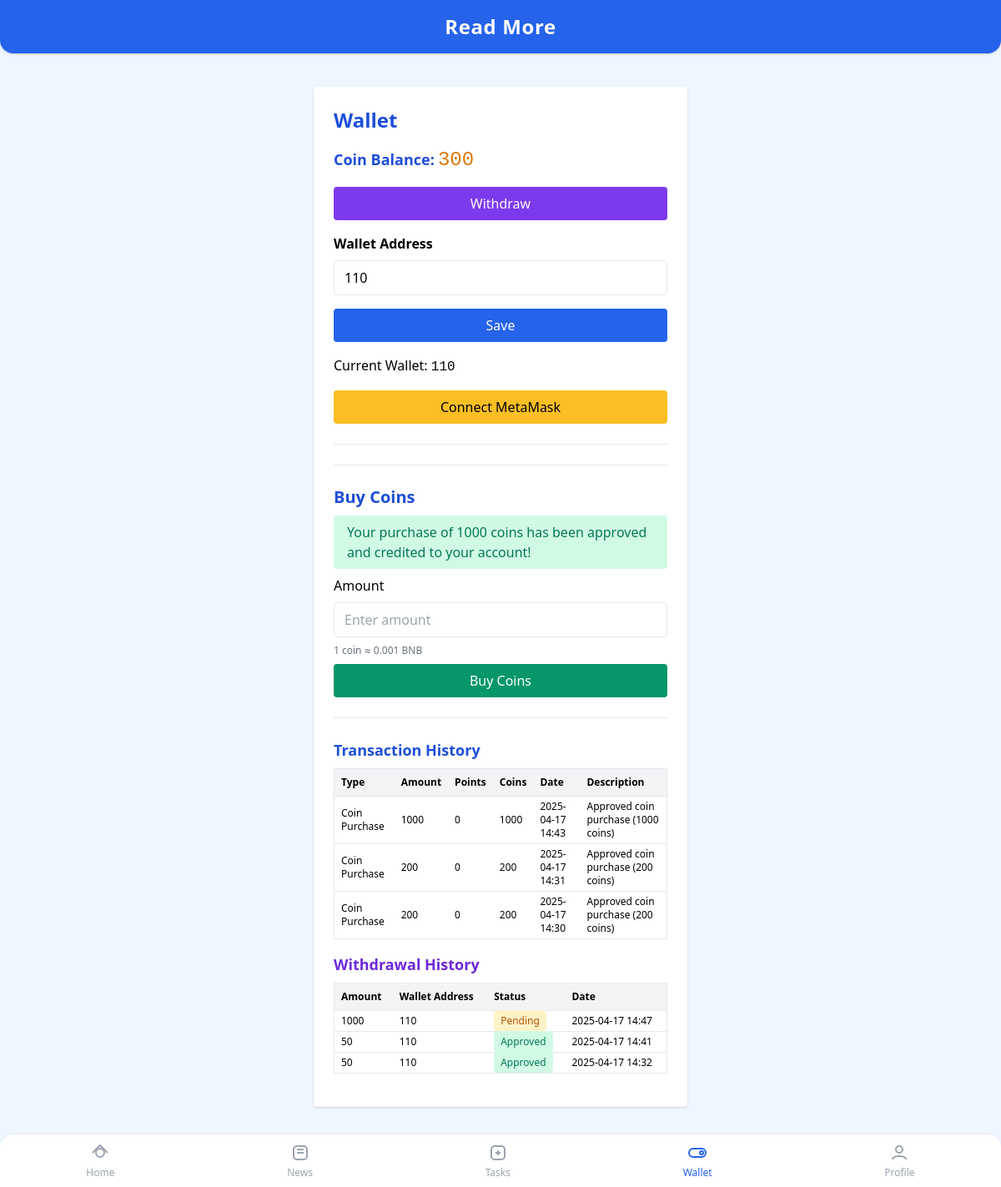
The page /wallet/ (signed in) on the database as committed earlier.
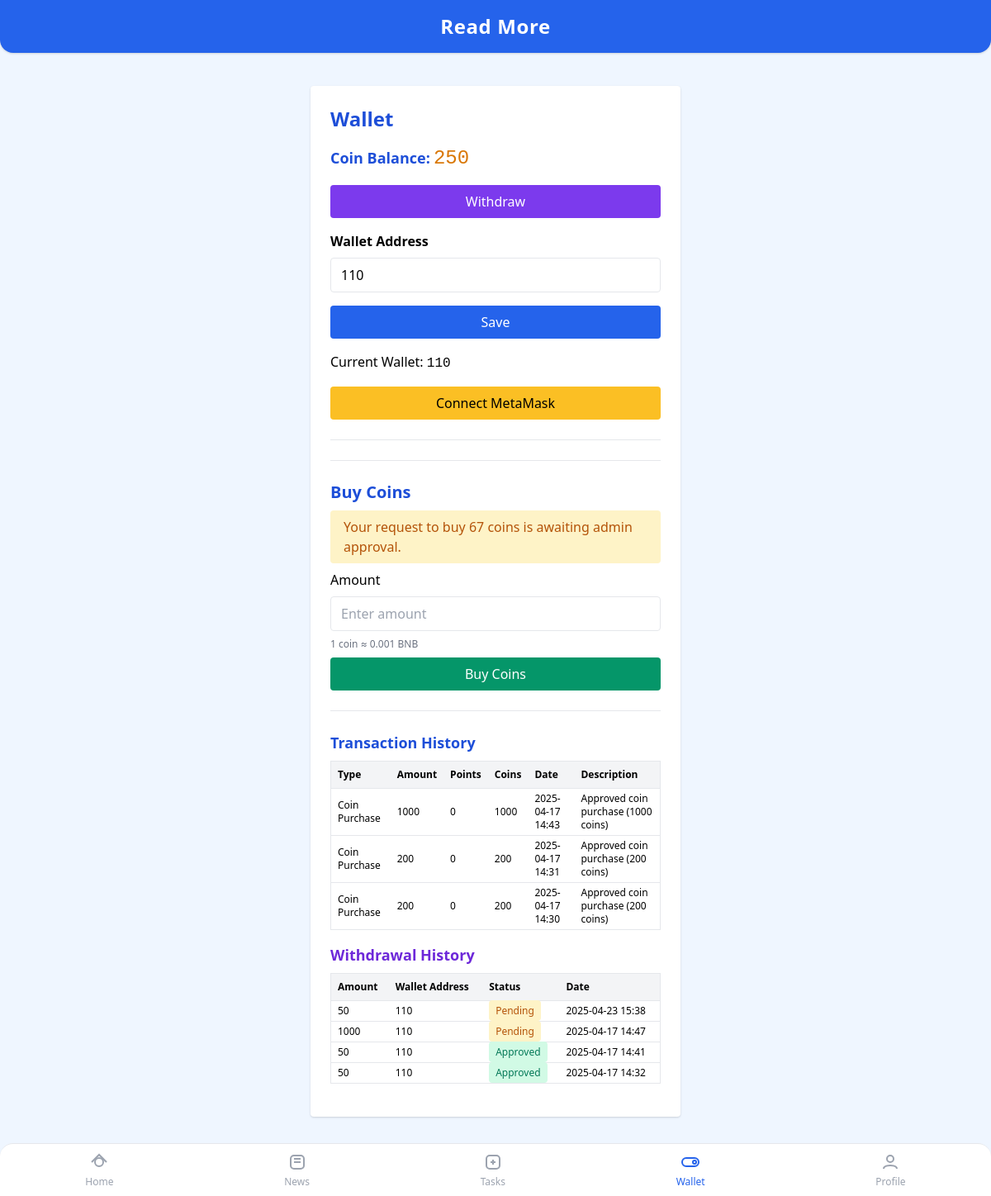
The same page on the database as committed later.
### news/models.py (models this page shows, shortened)
class UserProfile(models.Model):
    user = models.OneToOneField(User, on_delete=models.CASCADE)
    wallet_address = models.CharField(max_length=255, blank=True, null=True)
    balance = models.PositiveIntegerField(default=0)
    is_activated = models.BooleanField(default=False)
    followed_twitter = models.BooleanField(default=False)
    joined_telegram = models.BooleanField(default=False)
    subscribed_youtube = models.BooleanField(default=False)
    referred_count = models.PositiveIntegerField(default=0)
    referral_code = models.CharField(max_length=32, unique=True, blank=True, null=True)
    referred_by = models.CharField(max_length=32, blank=True, null=True)
    is_premium = models.BooleanField(default=False, help_text="Premium members earn double points.")
    coin_balance = models.PositiveIntegerField(default=0, help_text="User's coin balance.")

class Transaction(models.Model):
    TRANSACTION_TYPES = [
        ('purchase', 'Coin Purchase'),
        ('convert', 'Points to Coin'),
        ('earn', 'Earned Points'),
        ('spend', 'Spent Points'),
        ('other', 'Other'),
    ]
    user = models.ForeignKey(User, on_delete=models.CASCADE)
    type = models.CharField(max_length=16, choices=TRANSACTION_TYPES)
    amount = models.PositiveIntegerField()
    points = models.IntegerField(default=0)
    coins = models.IntegerField(default=0)
    created_at = models.DateTimeField(auto_now_add=True)
    description = models.CharField(max_length=255, blank=True)

class CoinWithdrawalRequest(models.Model):
    STATUS_CHOICES = [
        ('pending', 'Pending'),
        ('approved', 'Approved'),
        ('declined', 'Declined'),
    ]
    user = models.ForeignKey(User, on_delete=models.CASCADE)
    amount = models.PositiveIntegerField()
    wallet_address = models.CharField(max_length=255)
    status = models.CharField(max_length=10, choices=STATUS_CHOICES, default='pending')
    created_at = models.DateTimeField(auto_now_add=True)
    approved_at = models.DateTimeField(null=True, blank=True)

### news/views_wallet.py (the view, shortened to what this page needs)
# urls.py: path('wallet/', views_wallet.wallet, name='wallet'),
@login_required
def wallet(request):
    user_profile = UserProfile.objects.get(user=request.user)
    from .models import CoinPurchaseRequest
    buy_success = False
    bought_amount = 0
    latest_request = CoinPurchaseRequest.objects.filter(user=request.user).order_by('-created_at').first()
    request_status = None
    request_amount = None
    if latest_request:
        if latest_request.status == 'pending':
            request_status = 'pending'
            request_amount = latest_request.amount
        elif latest_request.status == 'approved':
            if request.session.get('last_approved_purchase_id') != latest_request.id:
                request_status = 'approved'
                request_amount = latest_request.amount
                request.session['last_approved_purchase_id'] = latest_request.id
    withdraw_success = False
    withdraw_error = ''
    CONVERSION_RATE = 1000  # points per coin (premium standard)
    from .models import Transaction
    coins_to_credit = user_profile.balance // CONVERSION_RATE
    transactions = Transaction.objects.filter(user=request.user).order_by('-created_at')[:20]
    from .models import CoinWithdrawalRequest
    withdrawals = CoinWithdrawalRequest.objects.filter(user=request.user).order_by('-created_at')
    return render(request, 'wallet.html', {
        'withdraw_success': withdraw_success,
        'withdraw_error': withdraw_error,
        'withdrawals': withdrawals,
        'user_profile': user_profile,
        'buy_success': buy_success,
        'bought_amount': bought_amount,
        'request_status': request_status,
        'request_amount': request_amount,
        'transactions': transactions,
        'conversion_rate': CONVERSION_RATE,
    })

### templates/wallet.html (shortened to what this page needs)
{% extends 'base.html' %}
{% block content %}
<div class="max-w-md mx-auto mt-10 bg-white p-6 rounded shadow">
  <h2 class="text-2xl font-bold mb-4 text-blue-700">Wallet</h2>
  <div class="mb-4">
    <span class="text-lg font-bold text-blue-700">Coin Balance:</span>
    <span class="text-2xl font-mono text-yellow-600">{{ user_profile.coin_balance|default:0 }}</span>
  </div>
  <button id="withdrawBtn" class="w-full bg-purple-600 text-white py-2 px-4 rounded hover:bg-purple-700 mb-4">Withdraw</button>
  <form method="post">
    <label class="block mb-2 font-semibold">Wallet Address</label>
    <input type="text" name="wallet_address" value="{{ user_profile.wallet_address|default:'' }}" class="w-full border rounded px-3 py-2 mb-4" required>
    <button type="submit" class="w-full bg-blue-600 text-white py-2 px-4 rounded hover:bg-blue-700">Save</button>
  </form>
  <p class="mt-4">Current Wallet: <span class="font-mono">{{ user_profile.wallet_address|default:'Not connected' }}</span></p>
  <button id="connectWallet" class="mt-4 w-full bg-yellow-400 text-black py-2 px-4 rounded hover:bg-yellow-500">Connect MetaMask</button>
  <hr class="my-6">
  <hr class="my-6">
  <h3 class="text-xl font-semibold mb-2 text-blue-700">Buy Coins</h3>
  {% if request_status == 'pending' %}
    <div class="bg-yellow-100 text-yellow-700 px-4 py-2 rounded mb-2">Your request to buy {{ request_amount }} coins is awaiting admin approval.</div>
  {% elif request_status == 'approved' %}
    <div class="bg-green-100 text-green-700 px-4 py-2 rounded mb-2">Your purchase of {{ request_amount }} coins has been approved and credited to your account!</div>
  {% endif %}
  <form id="buy-coins-form" class="mb-4" method="post">
    <label class="block mb-2">Amount</label>
    <input type="number" min="1" name="buy_amount" id="buy_amount" class="w-full border rounded px-3 py-2 mb-2" placeholder="Enter amount">
    <div class="text-xs text-gray-500 mb-2">1 coin ≈ 0.001 BNB</div>
    <button type="button" id="buyCoinsBtn" class="w-full bg-green-600 text-white py-2 px-4 rounded hover:bg-green-700">Buy Coins</button>
  </form>
  <hr class="my-6">
  <h3 class="text-lg font-semibold mb-2 text-blue-700">Transaction History</h3>
  <div class="overflow-x-auto mb-4">
    <table class="min-w-full text-xs text-left border">
      <thead>
        <tr class="bg-gray-100">
          <th class="py-2 px-2">Type</th>
          <th class="py-2 px-2">Amount</th>
          <th class="py-2 px-2">Points</th>
          <th class="py-2 px-2">Coins</th>
          <th class="py-2 px-2">Date</th>
          <th class="py-2 px-2">Description</th>
        </tr>
      </thead>
      <tbody>
        {% for tx in transactions %}
        <tr class="border-t">
          <td class="py-1 px-2">{{ tx.get_type_display }}</td>
          <td class="py-1 px-2">{{ tx.amount }}</td>
          <td class="py-1 px-2">{{ tx.points }}</td>
          <td class="py-1 px-2">{{ tx.coins }}</td>
          <td class="py-1 px-2">{{ tx.created_at|date:'Y-m-d H:i' }}</td>
          <td class="py-1 px-2">{{ tx.description }}</td>
        </tr>
        {% empty %}
        <tr><td colspan="6" class="text-center py-2 text-gray-400">No transactions yet.</td></tr>
        {% endfor %}
      </tbody>
    </table>
  </div>
  <h3 class="text-lg font-semibold mb-2 text-purple-700">Withdrawal History</h3>
  <div class="overflow-x-auto mb-4">
    <table class="min-w-full text-xs text-left border">
      <thead>
        <tr class="bg-gray-100">
          <th class="py-2 px-2">Amount</th>
          <th class="py-2 px-2">Wallet Address</th>
          <th class="py-2 px-2">Status</th>
          <th class="py-2 px-2">Date</th>
        </tr>
      </thead>
      <tbody>
        {% for wd in withdrawals %}
        <tr class="border-t">
          <td class="py-1 px-2">{{ wd.amount }}</td>
          <td class="py-1 px-2">{{ wd.wallet_address|default:'-' }}</td>
          <td class="py-1 px-2">
            {% if wd.status == 'pending' %}
              <span class="bg-yellow-100 text-yellow-700 px-2 py-1 rounded">Pending</span>
            {% elif wd.status == 'approved' %}
              <span class="bg-green-100 text-green-700 px-2 py-1 rounded">Approved</span>
            {% elif wd.status == 'declined' %}
              <span class="bg-red-100 text-red-700 px-2 py-1 rounded">Declined</span>
            {% else %}
              {{ wd.status }}
            {% endif %}
          </td>
          <td class="py-1 px-2">{{ wd.created_at|date:'Y-m-d H:i' }}</td>
        </tr>
        {% empty %}
        <tr><td colspan="4" class="text-center py-2 text-gray-400">No withdrawals yet.</td></tr>
        {% endfor %}
      </tbody>
    </table>
  </div>
</div>
{% endblock %}

### templates/base.html (shortened to what this page needs)
<!DOCTYPE html>
<html lang="en">
<head>
  <link href="https://cdn.jsdelivr.net/npm/tailwindcss@2.2.19/dist/tailwind.min.css" rel="stylesheet">
</head>
<body class="bg-blue-50 min-h-screen">
  {% if not hide_nav %}
  <header class="bg-blue-600 shadow p-4 flex justify-center items-center rounded-b-xl">
    <a href="/dashboard/" class="text-2xl font-bold text-white tracking-wide">Read More</a>
  </header>
  {% endif %}
  <main class="pb-24">
    {% block content %}{% endblock %}
  </main>
  {% if not hide_nav %}
  <nav class="fixed bottom-0 left-0 w-full bg-white shadow-lg flex justify-around items-center h-16 z-50 rounded-t-xl border-t border-gray-200">
    <a href="/dashboard/" class="flex flex-col items-center {% if request.path == '/dashboard/' %}text-blue-600{% else %}text-gray-400{% endif %}">
      <svg width="24" height="24" fill="none" stroke="currentColor" stroke-width="2" viewBox="0 0 24 24"><circle cx="12" cy="12" r="5"/><path d="M3 12l9-9 9 9"/></svg>
      <span class="text-xs mt-1">Home</span>
    </a>
    <a href="/news/" class="flex flex-col items-center {% if request.path|slice:":6" == '/news/' %}text-blue-600{% else %}text-gray-400{% endif %}">
      <svg width="24" height="24" fill="none" stroke="currentColor" stroke-width="2" viewBox="0 0 24 24"><rect x="4" y="4" width="16" height="16" rx="4"/><line x1="8" y1="8" x2="16" y2="8"/><line x1="8" y1="12" x2="16" y2="12"/></svg>
      <span class="text-xs mt-1">News</span>
    </a>
    <a href="/manual-tasks/" class="flex flex-col items-center {% if '/manual-tasks' in request.path %}text-blue-600{% else %}text-gray-400{% endif %}">
      <svg width="24" height="24" fill="none" stroke="currentColor" stroke-width="2" viewBox="0 0 24 24"><rect x="4" y="4" width="16" height="16" rx="4"/><path d="M9 12h6"/><path d="M12 9v6"/></svg>
      <span class="text-xs mt-1">Tasks</span>
    </a>
    <a href="/wallet/" class="flex flex-col items-center {% if '/wallet' in request.path %}text-blue-600{% else %}text-gray-400{% endif %}">
      <svg width="24" height="24" fill="none" stroke="currentColor" stroke-width="2" viewBox="0 0 24 24"><rect x="2" y="7" width="20" height="10" rx="5"/><circle cx="17" cy="12" r="2"/></svg>
      <span class="text-xs mt-1">Wallet</span>
    </a>
    <a href="/profile/" class="flex flex-col items-center {% if '/profile' in request.path %}text-blue-600{% else %}text-gray-400{% endif %}">
      <svg width="24" height="24" fill="none" stroke="currentColor" stroke-width="2" viewBox="0 0 24 24"><circle cx="12" cy="8" r="4"/><path d="M4 20c0-4 8-4 8-4s8 0 8 4"/></svg>
      <span class="text-xs mt-1">Profile</span>
    </a>
  </nav>
  {% endif %}
</body>
</html>

### templates/base.html (style rules this page uses)
body { background: #F5F7FA; }
.rounded-b-xl { border-bottom-left-radius: 1rem; border-bottom-right-radius: 1rem; }
.rounded-t-xl { border-top-left-radius: 1rem; border-top-right-radius: 1rem; }

Rows that differ between the two databases and show on the page:
changed UserProfile: coin_balance "300" → "250"
added CoinWithdrawalRequest: amount "50", wallet_address "110", status "Pending", created_at "2025-04-23 15:38"
Other text that changed with them:
{{ request_amount }}: (not shown) → "67"
{{ request_amount }}: "1000" → (not shown)
text no longer shown: "Your purchase of coins has been approved and credited to your account!"
text now shown: "Your request to buy coins is awaiting admin approval."
